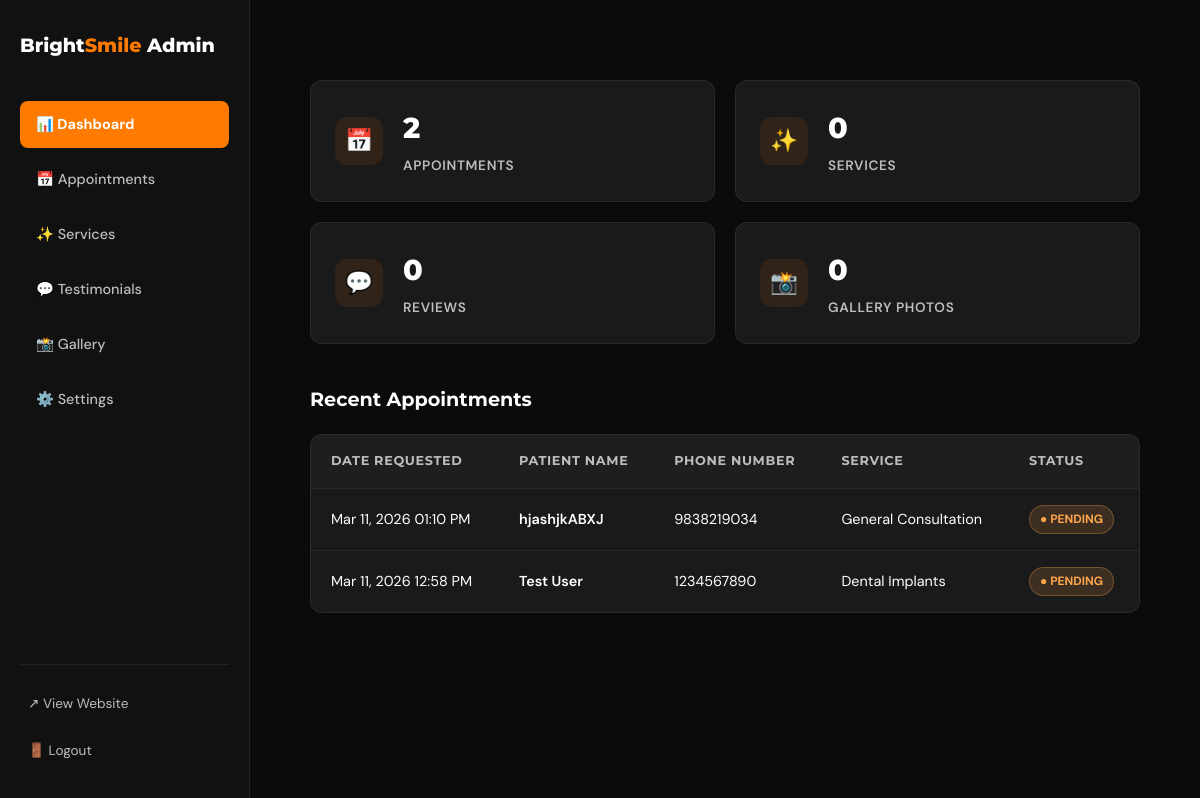
The app's page /admin/dashboard (signed in) with its own data.
### models.py (models this page shows)
class Appointment(db.Model):
    id = db.Column(db.Integer, primary_key=True)
    name = db.Column(db.String(100), nullable=False)
    phone = db.Column(db.String(20), nullable=False)
    service = db.Column(db.String(100), nullable=False)
    date_requested = db.Column(db.DateTime, default=datetime.utcnow)
    status = db.Column(db.String(20), default='Pending') # Pending, Approved, Cancelled

### app.py (the view)
@app.route('/admin')
@app.route('/admin/dashboard')
@login_required
def admin_dashboard():
    stats = {
        'appointments': Appointment.query.count(),
        'services': Service.query.count(),
        'testimonials': Testimonial.query.count(),
        'images': GalleryImage.query.count()
    }
    recent_appointments = Appointment.query.order_by(Appointment.date_requested.desc()).limit(5).all()
    return render_template('admin/dashboard.html', stats=stats, appointments=recent_appointments)

### app.py (called while the page is built)
@login_manager.user_loader
def load_user(user_id):
    return User.query.get(int(user_id))

### templates/admin/dashboard.html (shortened to what this page needs)
{% extends "admin/base.html" %}
{% block content %}
<div class="stats-grid">
  <div class="stat-card">
    <div class="stat-icon">📅</div>
    <div class="stat-info">
      <h3>{{ stats.appointments }}</h3>
      <p>Appointments</p>
    </div>
  </div>
  <div class="stat-card">
    <div class="stat-icon">✨</div>
    <div class="stat-info">
      <h3>{{ stats.services }}</h3>
      <p>Services</p>
    </div>
  </div>
  <div class="stat-card">
    <div class="stat-icon">💬</div>
    <div class="stat-info">
      <h3>{{ stats.testimonials }}</h3>
      <p>Reviews</p>
    </div>
  </div>
  <div class="stat-card">
    <div class="stat-icon">📸</div>
    <div class="stat-info">
      <h3>{{ stats.images }}</h3>
      <p>Gallery Photos</p>
    </div>
  </div>
</div>
<h2 style="font-family:var(--font-head); font-size:1.2rem; margin-bottom:20px;">Recent Appointments</h2>
<div class="table-container">
  <table>
    <thead>
      <tr>
        <th>Date Requested</th>
        <th>Patient Name</th>
        <th>Phone Number</th>
        <th>Service</th>
        <th>Status</th>
      </tr>
    </thead>
    <tbody>
      {% for app in appointments %}
      <tr>
        <td>{{ app.date_requested.strftime('%b %d, %Y %I:%M %p') }}</td>
        <td style="font-weight:600;">{{ app.name }}</td>
        <td>{{ app.phone }}</td>
        <td>{{ app.service }}</td>
        <td>
          <span class="status {{ app.status.lower() }}">● {{ app.status }}</span>
        </td>
      </tr>
      {% else %}
      <tr>
        <td colspan="5" style="text-align:center; padding: 40px; color:var(--muted);">No recent appointments found.</td>
      </tr>
      {% endfor %}
    </tbody>
  </table>
</div>
{% endblock %}

### templates/admin/base.html (shortened to what this page needs)
<!DOCTYPE html>
<html lang="en">
<head>
</head>
<body>
{% if current_user.is_authenticated %}
<aside class="sidebar">
  <a href="{{ url_for('admin_dashboard') }}" class="sidebar-logo">Bright<span>Smile</span> Admin</a>
  <ul class="nav-menu">
    <li class="nav-item {% if request.endpoint == 'admin_dashboard' %}active{% endif %}">
      <a href="{{ url_for('admin_dashboard') }}">📊 Dashboard</a>
    </li>
    <li class="nav-item">
      <a href="#">📅 Appointments</a>
    </li>
    <li class="nav-item">
      <a href="#">✨ Services</a>
    </li>
    <li class="nav-item">
      <a href="#">💬 Testimonials</a>
    </li>
    <li class="nav-item">
      <a href="#">📸 Gallery</a>
    </li>
    <li class="nav-item">
      <a href="#">⚙️ Settings</a>
    </li>
  </ul>
  <div class="sidebar-footer">
    <a href="{{ url_for('index') }}" target="_blank">↗ View Website</a>
    <a href="{{ url_for('admin_logout') }}" style="margin-top:10px;">🚪 Logout</a>
  </div>
</aside>
{% endif %}
<main class="main-content" {% if not current_user.is_authenticated %}style="margin-left:0; display:flex; align-items:center; justify-content:center; min-height:100vh;"{% endif %}>
  {% block content %}{% endblock %}
</main>
</body>
</html>

### templates/admin/base.html (style rules this page uses)
*, *::before, *::after { box-sizing: border-box; margin: 0; padding: 0; }
:root { --bg: #0B0B0B; --bg2: #111111; --bg3: #161616; --card: #1A1A1A; --orange: #FF7A00; --orange-light: #FFA64D; --white: #FFFFFF; --muted: #BDBDBD; --border: rgba(255,255,255,0.07); --font-head: 'Montserrat', sans-serif; --font-body: 'DM Sans', sans-serif; }
body { background: var(--bg); color: var(--white); font-family: var(--font-body); font-weight: 400; line-height: 1.6; min-height: 100vh; display: flex; }
.sidebar { width: 250px; background: var(--bg2); border-right: 1px solid var(--border); padding: 30px 20px; display: flex; flex-direction: column; position: fixed; top: 0; bottom: 0; left: 0; z-index: 100; }
.sidebar-logo { font-family: var(--font-head); font-weight: 800; font-size: 1.2rem; color: var(--white); text-decoration: none; margin-bottom: 40px; }
.sidebar-logo span { color: var(--orange); }
.nav-menu { list-style: none; display: flex; flex-direction: column; gap: 8px; flex: 1; }
.nav-item a { display: flex; align-items: center; gap: 12px; color: var(--muted); text-decoration: none; font-size: 0.9rem; padding: 12px 16px; border-radius: 8px; transition: all 0.2s; font-weight: 500; }
.nav-item.active a { background: var(--orange); color: var(--white); font-weight: 700; }
.sidebar-footer { border-top: 1px solid var(--border); padding-top: 20px; }
.sidebar-footer a { color: var(--muted); text-decoration: none; font-size: 0.85rem; display: flex; align-items: center; gap: 8px; padding: 8px; transition: color 0.2s; }
.main-content { flex: 1; margin-left: 250px; padding: 40px 5%; max-width: 1400px; }
.table-container { background: var(--card); border: 1px solid var(--border); border-radius: 12px; overflow-x: auto; }
table { width: 100%; border-collapse: collapse; text-align: left; }
th, td { padding: 16px 20px; border-bottom: 1px solid var(--border); }
th { font-family: var(--font-head); font-size: 0.8rem; text-transform: uppercase; letter-spacing: 0.05em; color: var(--muted); font-weight: 700; background: rgba(255,255,255,0.02); }
td { font-size: 0.9rem; color: var(--white); }
tr:last-child td { border-bottom: none; }
.status { display: inline-flex; align-items: center; gap: 6px; padding: 4px 10px; border-radius: 20px; font-size: 0.75rem; font-weight: 700; text-transform: uppercase; }
.status.pending { background: rgba(255,166,77,0.15); color: var(--orange-light); border: 1px solid rgba(255,166,77,0.3); }

### templates/admin/dashboard.html (style rules this page uses)
.stats-grid { display: grid; grid-template-columns: repeat(4, 1fr); gap: 20px; margin-bottom: 40px; }
.stat-card { background: var(--card); border: 1px solid var(--border); border-radius: 12px; padding: 24px; display: flex; align-items: center; gap: 20px; }
.stat-icon { width: 48px; height: 48px; border-radius: 12px; background: rgba(255,122,0,0.1); color: var(--orange); display: flex; align-items: center; justify-content: center; font-size: 1.4rem; }
.stat-info h3 { font-family: var(--font-head); font-size: 1.8rem; font-weight: 800; margin-bottom: 4px; }
.stat-info p { color: var(--muted); font-size: 0.85rem; text-transform: uppercase; letter-spacing: 0.05em; font-weight: 600; }
@media (max-width: 1200px) { .stats-grid { grid-template-columns: repeat(2, 1fr); } }

### records on screen
Appointment: date_requested "Mar 11, 2026 01:10 PM", name "hjashjkABXJ", phone "9838219034", service "General Consultation", status "PENDING"
Appointment: date_requested "Mar 11, 2026 12:58 PM", name "Test User", phone "1234567890", service "Dental Implants", status "PENDING"

### other values on screen
{{ stats.appointments }} "2"
{{ stats.services }} "0"
{{ stats.testimonials }} "0"
{{ stats.images }} "0"
